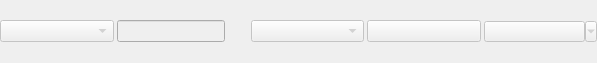
<?xml version="1.0" encoding="UTF-8"?>
<ui version="4.0">
 <class>OutputPlotOptions</class>
 <widget class="QWidget" name="OutputPlotOptions">
  <property name="geometry">
   <rect>
    <x>0</x>
    <y>0</y>
    <width>597</width>
    <height>63</height>
   </rect>
  </property>
  <property name="windowTitle">
   <string>Indirect Plot Options</string>
  </property>
  <layout class="QHBoxLayout" name="horizontalLayout_2">
   <property name="spacing">
    <number>4</number>
   </property>
   <property name="leftMargin">
    <number>0</number>
   </property>
   <property name="topMargin">
    <number>0</number>
   </property>
   <property name="rightMargin">
    <number>0</number>
   </property>
   <property name="bottomMargin">
    <number>0</number>
   </property>
   <item>
    <widget class="QFrame" name="fPlotOptions">
     <layout class="QHBoxLayout" name="horizontalLayout">
      <property name="spacing">
       <number>3</number>
      </property>
      <property name="leftMargin">
       <number>0</number>
      </property>
      <property name="topMargin">
       <number>0</number>
      </property>
      <property name="rightMargin">
       <number>0</number>
      </property>
      <property name="bottomMargin">
       <number>0</number>
      </property>
      <item>
       <widget class="QComboBox" name="cbWorkspace">
        <property name="enabled">
         <bool>false</bool>
        </property>
        <property name="toolTip">
         <string>Select a workspace</string>
        </property>
        <property name="sizeAdjustPolicy">
         <enum>QComboBox::AdjustToContents</enum>
        </property>
       </widget>
      </item>
      <item>
       <widget class="QLineEdit" name="leIndices">
        <property name="enabled">
         <bool>false</bool>
        </property>
        <property name="sizePolicy">
         <sizepolicy hsizetype="Fixed" vsizetype="Fixed">
          <horstretch>0</horstretch>
          <verstretch>0</verstretch>
         </sizepolicy>
        </property>
        <property name="toolTip">
         <string>Select workspace indices (e.g. 0-2,4,6-8)</string>
        </property>
       </widget>
      </item>
      <item>
       <widget class="QLabel" name="lbIndicesError">
        <property name="maximumSize">
         <size>
          <width>20</width>
          <height>16777215</height>
         </size>
        </property>
        <property name="toolTip">
         <string>Invalid indices provided</string>
        </property>
        <property name="styleSheet">
         <string notr="true">color: rgb(255, 0, 0);</string>
        </property>
        <property name="text">
         <string/>
        </property>
       </widget>
      </item>
      <item>
       <widget class="QComboBox" name="cbPlotUnit">
        <property name="enabled">
         <bool>false</bool>
        </property>
       </widget>
      </item>
      <item>
       <widget class="QPushButton" name="pbPlotSpectra">
        <property name="enabled">
         <bool>false</bool>
        </property>
        <property name="text">
         <string/>
        </property>
       </widget>
      </item>
      <item>
       <widget class="QToolButton" name="tbPlot">
        <property name="enabled">
         <bool>false</bool>
        </property>
        <property name="sizePolicy">
         <sizepolicy hsizetype="Minimum" vsizetype="Fixed">
          <horstretch>0</horstretch>
          <verstretch>0</verstretch>
         </sizepolicy>
        </property>
        <property name="text">
         <string/>
        </property>
        <property name="popupMode">
         <enum>QToolButton::MenuButtonPopup</enum>
        </property>
        <property name="toolButtonStyle">
         <enum>Qt::ToolButtonTextOnly</enum>
        </property>
       </widget>
      </item>
     </layout>
    </widget>
   </item>
  </layout>
 </widget>
 <resources/>
 <connections/>
</ui>
